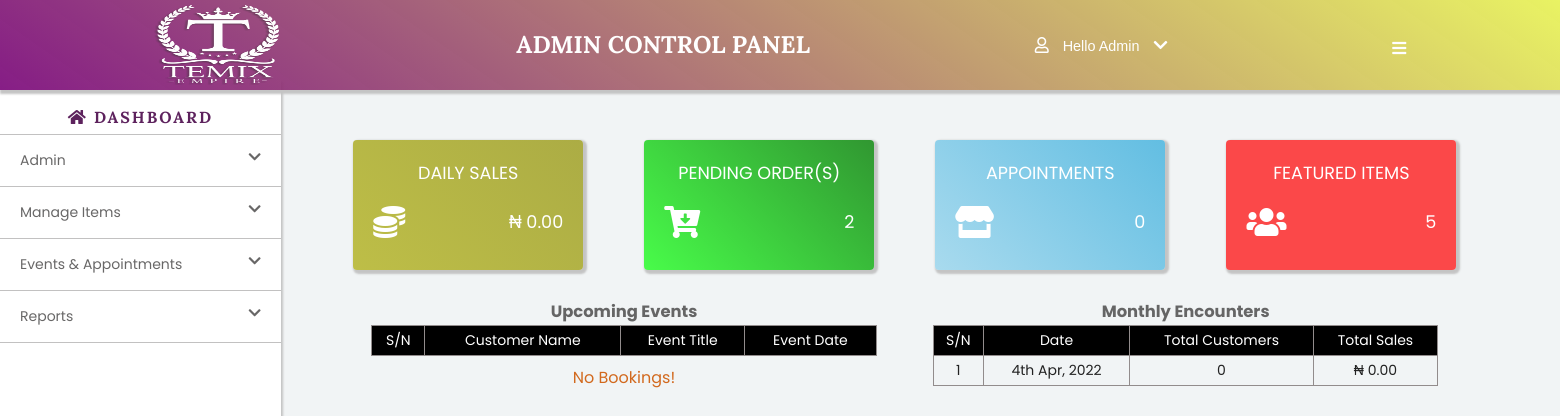
The page /admin/admin.php (signed in) on the database as committed earlier.
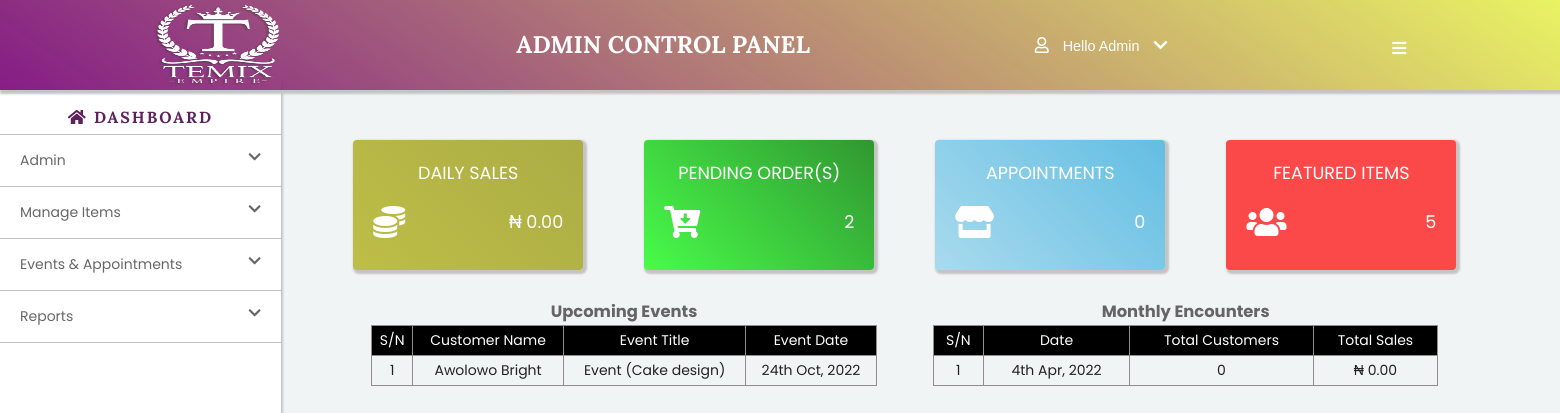
The same page on the database as committed later.
### tables this page shows
CREATE TABLE `appointments` (
  `booking_id` int(11) NOT NULL,
  `customer_name` varchar(255) NOT NULL,
  `customer_mail` varchar(255) NOT NULL,
  `customer_phone` varchar(255) NOT NULL,
  `request_date` date NOT NULL DEFAULT current_timestamp(),
  `service` varchar(255) NOT NULL,
  `appointment_date` date NOT NULL,
  `appointment_address` varchar(1024) NOT NULL,
  `notes` varchar(1024) NOT NULL,
  `status` int(11) NOT NULL
);

### admin/admin.php (the view, shortened to what this page needs)
<?php
    require "server.php";
    if(isset($_SESSION['user'])){
?>
<!DOCTYPE html>
<html lang="en">
<head>
    <link rel="stylesheet" href="https://cdnjs.cloudflare.com/ajax/libs/font-awesome/5.13.0/css/all.css">
    <link rel="stylesheet" href="fontawesome-free-5.15.1-web/css/all.css">
    <link rel="stylesheet" href="style.css">
</head>
<body id="mainBody">
    <header class="admin_header">
        <h1 class="logo">
            <a href="admin.php" title="home">
                <img src="images/temix_empire_logo2.png" alt="Temix empire" class="img-fluid">
            </a>
        </h1>
        <div class="rms">
            <h2>Admin Control Panel</h2>
        </div>
        <div class="login">
            <button id="loginDiv"><i class="far fa-user"></i> Hello Admin
                <i class="fas fa-chevron-down"></i></button>
        </div>
        <div class="menu_icon">
            <a href="javascript:void(0)"><i class="fas fa-bars"></i></a>
        </div>
    </header>
    <main class="admin_main">
        <?php include "navigation.php";?>
        <section id="contents">
            <div class="success_message">
                <p>
                </p>
            </div>
            <div class="error_message">
                <p>
                </p>
            </div>
            <div id="dashboard">
                <div class="cards" id="card0">
                    <a href="javascript:void(0)">
                        <p>Daily sales</p>
                        <div class="infos">
                            <i class="fas fa-coins"></i>
                            <p>
                                <?php
                                    $sales = $connectdb->prepare("SELECT SUM(item_price) AS today_sales  FROM orders WHERE order_status = 1 AND delivery_date = CURDATE()");
                                    $sales->execute();
                                    $totals = $sales->fetchAll();
                                    foreach($totals as $total){
                                        echo "₦ " . number_format($total->today_sales, 2);
                                    }
                                ?>
                            </p>
                        </div>
                    </a>
                </div>
                <div class="cards" id="card1">
                    <a href="javascript:void(0)">
                        <p>Pending Order(s)</p>
                        <div class="infos">
                            <i class="fas fa-cart-arrow-down"></i>
                            <p>
                                <?php
                                    $orders = $connectdb->prepare("SELECT * FROM orders WHERE order_status = 0");
                                    $orders->execute();
                                    echo $orders->rowCount();
                                ?>
                            </p>
                        </div>
                    </a>
                </div>
                <div class="cards" id="card2">
                    <a href="javascript:void(0)">
                        <p>Appointments</p>
                        <div class="infos">
                            <i class="fas fa-store"></i>
                            <p>
                                <?php
                                    $users = $connectdb->prepare("SELECT * FROM appointments WHERE request_date = CURDATE()");
                                    $users->execute();
                                    echo $users->rowCount();
                                ?>
                            </p>
                        </div>
                    </a>
                </div>
                <div class="cards" id="card3">
                    <a href="javascript:void(0)">
                        <p>Featured items</p>
                        <div class="infos">
                            <i class="fas fa-users"></i>
                            <p>
                                <?php
                                    $users = $connectdb->prepare("SELECT * FROM menu WHERE featured_item = 1");
                                    $users->execute();
                                    echo $users->rowCount();
                                ?>
                            </p>
                        </div>
                    </a>
                </div>
            </div>
            <div class="summaryReports" id="summaryReports">
                <div class="customers_attended" id="upcomingEvents">
                    <h3>Upcoming Events</h3>
                    <table class="sum_table">
                        <thead>
                            <tr>
                                <td>S/N</td>
                                <td>Customer Name</td>
                                <td>Event Title</td>
                                <td>Event Date</td>
                            </tr>
                        </thead>
                        <?php
                            $n = 1;
                            $get_event = $connectdb->prepare("SELECT * FROM appointments WHERE status = 0 AND appointment_date >= CURDATE() ORDER BY appointment_date");
                            $get_event->execute();
                            $events = $get_event->fetchAll();
                            foreach($events as $event):
                        ?>
                        <tbody>
                            <tr>
                                <td><?php echo $n?></td>
                                <td><?php echo $event->customer_name;?></td>
                                <td><?php echo $event->service;?></td>
                                <td><?php echo date("jS M, Y", strtotime($event->appointment_date));?></td>
                            </tr>
                        </tbody>
                        <?php
                            $n++;
                            endforeach;
                        ?>
                    </table>
                    <?php
                        if(!$get_event->rowCount() > 0){
                            echo "<p style='text-align:center; color:chocolate; font-size:1rem; padding:10px;'>No Bookings!</p>";
                        }
                    ?>
                </div>
                <div class="customers_attended">
                    <h3>Monthly Encounters</h3>
                    <?php
                        $get_customers = $connectdb->prepare("SELECT SUM(item_price) AS total_sales, CURDATE() AS daily_date FROM orders WHERE order_status = 1 AND order_date = CURDATE()");
                        $get_customers->execute();
                        $sn = 1;
                        $customers = $get_customers->fetchAll();
                        foreach($customers as $customer):
                    ?>
                    <table class="sum_table">
                        <thead>
                            <tr>                        <td>S/N</td>
                                <td>Date</td>
                                <td>Total Customers</td>
                                <td>Total Sales</td>
                            </tr>
                        </thead>
                        <tbody>
                            <tr>
                                <td><?php echo $sn?></td>
                                <td><?php echo date("jS M, Y", strtotime($customer->daily_date));?></td>
                                <td>
                                <?php
                                    $get_total_customers = $connectdb->prepare("SELECT item_name FROM orders WHERE order_date = CURDATE() AND order_status = 1 GROUP BY order_number");
                                    $get_total_customers->execute();
                                    $total_customers = $get_total_customers->rowCount();
                                    echo $total_customers;
                                ?></td>
                                <td><?php echo "₦ ". number_format( $customer->total_sales, 2);?></td>
                            </tr>
                        </tbody>
                        <?php $sn++; endforeach;?>
                    </table>
                </div>
            </div>
        </section>
    </main>
</body>
</html>
<?php
    }else{
        header("Location: ../registration.php");
    }
?>

### admin/navigation.php (shortened to what this page needs)
<aside class="main_menu" id="desktop_menu">
    <nav>
        <h3><a href="admin.php" title="Home"><i class="fas fa-home"></i> Dashboard</a></h3>
        <ul>
            <li><a href="javascript:void(0);" id="nav1" data-menu="nav1Menu" class="menus">Admin <i class="fas fa-chevron-down"></i></a>
            </li>
            <li><a href="javascript:void(0);" id="nav2" data-menu="nav2Menu" class="menus">Manage Items <i class="fas fa-chevron-down"></i></a>
            </li>
            <li><a href="javascript:void(0);" id="nav3" data-menu="nav3Menu" class="menus">Events & Appointments <i class="fas fa-chevron-down"></i></a>
            </li>
            <li><a href="javascript:void(0);" id="nav4" data-menu="nav4Menu" class="menus">Reports <i class="fas fa-chevron-down"></i></a>
            </li>
        </ul>
    </nav>
</aside>

### admin/style.css (style rules this page uses)
*, *::after, *::before { padding:0; margin:0; box-sizing: border-box; }
:root { --primaryColor:linear-gradient(35deg, rgba(121, 5, 121, 0.9), #e9f363); --otherColor: rgba(75, 10, 75, 0.9); --secondaryColor: rgba(121, 5, 121, 0.9); }
body { font:14px/1.5 'Poppins', Sans-serif; color:#222; background:#f1f4f5; position:relative; height:100vh; top:0; left:0; width:2000px; }
#mainBody { height:auto; position:relative; }
a { color:var(--primaryColor); text-decoration: none; }
button { background: var(--primaryColor); color:#fff; padding:5px; cursor:pointer; }
header { width:100%; background:var(--primaryColor); position: sticky; top:0; left:0; display:flex; justify-content: space-around; align-items:center; min-height:10vh; box-shadow: 2px 2px 2px 2px #c4c4c4; z-index:2; padding:5px 50px; }
.admin_header { position:fixed; top:0; left:0; }
.logo { width:8vw; height:10vh; }
.logo img { width:100%; height:100%; }
.rms { margin-left:30px; }
.rms h2 { font-size:1.5rem; text-transform: uppercase; color:#fff; font-family:'Lora'; }
header i { font-size:1rem; }
.login { position:relative; }
#loginDiv { background:transparent; border-radius:0; border:none; color:#fff; transition:.3s all; }
.login button { background:var(--primaryColor); margin:0 2px; color:#fff; padding:5px; border-radius:5px; font-size:.9rem; transition:.2s all ease-in-out; }
.login button i { padding:10px; }
.menu_icon a { color:#fff; font-size:1.8rem; }
main { position:absolute; top:0; left:0; height:100%; width:100%; }
.admin_main { display:flex; }
.admin_main aside { width:18vw; background:#fff; height:100vh; position:fixed; margin-top:10vh; box-shadow:2px 2px 2px #c4c4c4; }
.admin_main aside nav { display:flex; flex-direction:column; width:100%; height:100%; align-items:center; }
.admin_main aside nav h3 { font-size:1rem; color: var(--otherColor); text-transform:uppercase; font-family:'Lora'; letter-spacing: 2px; margin-top:20px; border-bottom: 1px solid rgba(102, 100, 100, .4); display:block; width:100%; text-align:center; padding:5px; }
.admin_main aside nav ul { width:100%; }
.admin_main aside nav ul li { list-style: none; border-bottom:1px solid rgba(102, 100, 100, .4); width:100%; position:relative; }
.admin_main aside nav ul li a { color:rgba(66, 65, 65, .8); padding:15px 20px; display:flex; justify-content: space-between; width:100%; }
#contents { margin-left:18vw; width:80vw; margin-top:10vh; }
#dashboard { display:flex; justify-content: space-between; margin:20px auto; width:90%; }
#dashboard .cards { min-width:230px; height:130px; margin: 0 10px; box-shadow:2px 2px 2px 2px #c4c4c4; border-radius:4px; padding:20px; cursor:pointer; transition: .2s all ease-in-out; }
#dashboard .cards a { color:#fff; }
#dashboard .cards p { font-size:1.1rem; text-align:center; text-transform: uppercase; }
#dashboard .cards .infos { margin-top:20px; display:flex; align-items: center; justify-content:space-between; font-size:2rem; }
#dashboard #card1 { background:linear-gradient(45deg, hsla(120, 100%, 50%, 0.7), hsla(120, 100%, 25%, 0.8)); }
#dashboard #card2 { background:linear-gradient(45deg, hsla(197, 71%, 73%, .7), hsla(197, 71%, 50%, .7)); }
#dashboard #card3, #dashboard #clientCard3 { background:hsla(0, 100%, 50%, .7); }
#dashboard #card0 { background:linear-gradient(45deg, hsla(60, 73%, 40%, .8), hsla(60, 73%, 35%, .8)); }
.success_message p { font-size:1.2rem; color:green; padding:10px; width:100%; text-decoration:underline; }
.error_message p { font-size:1.2rem; color:red; padding:10px; width:100%; text-decoration:underline; }
.summaryReports { width:90%; display:flex; justify-content: space-around; margin:auto; }
.customers_attended { margin:10px; width:45%; }
.customers_attended h3 { text-align:center; color:rgba(66, 65, 65, .8); }
.customers_attended .sum_table { border-collapse: collapse; border:1px solid rgb(102, 100, 100); width:100%; }
.customers_attended .sum_table thead { background:#000; padding:10px; color:#fff; }
.customers_attended .sum_table td { border:1px solid rgb(146, 140, 140); text-align:Center; padding:4px; }

Rows that differ between the two databases and show on the page:
added appointments: customer_name "Awolowo Bright", service "Event (Cake design)", appointment_date "24th Oct, 2022"
Other text that changed with them:
text no longer shown: "No Bookings!"
